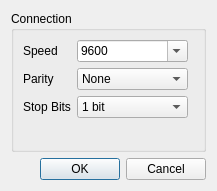
<?xml version="1.0" encoding="UTF-8"?>
<ui version="4.0">
 <class>SettingsDialog</class>
 <widget class="QDialog" name="SettingsDialog">
  <property name="geometry">
   <rect>
    <x>0</x>
    <y>0</y>
    <width>217</width>
    <height>191</height>
   </rect>
  </property>
  <property name="windowTitle">
   <string>Dialog</string>
  </property>
  <layout class="QVBoxLayout" name="verticalLayout">
   <item>
    <widget class="QGroupBox" name="groupBox">
     <property name="title">
      <string>Connection</string>
     </property>
     <layout class="QGridLayout" name="gridLayout">
      <property name="rightMargin">
       <number>0</number>
      </property>
      <property name="bottomMargin">
       <number>0</number>
      </property>
      <item row="0" column="0">
       <widget class="QWidget" name="widget" native="true">
        <layout class="QGridLayout" name="gridLayout_2">
         <property name="leftMargin">
          <number>0</number>
         </property>
         <property name="topMargin">
          <number>0</number>
         </property>
         <property name="rightMargin">
          <number>0</number>
         </property>
         <property name="bottomMargin">
          <number>0</number>
         </property>
         <item row="2" column="0">
          <widget class="QLabel" name="label_4">
           <property name="text">
            <string>Parity</string>
           </property>
          </widget>
         </item>
         <item row="5" column="1">
          <spacer name="verticalSpacer">
           <property name="orientation">
            <enum>Qt::Vertical</enum>
           </property>
           <property name="sizeHint" stdset="0">
            <size>
             <width>20</width>
             <height>40</height>
            </size>
           </property>
          </spacer>
         </item>
         <item row="4" column="1">
          <widget class="QComboBox" name="cbStopBits">
           <item>
            <property name="text">
             <string>1 bit</string>
            </property>
           </item>
           <item>
            <property name="text">
             <string>1.5 bit</string>
            </property>
           </item>
           <item>
            <property name="text">
             <string>2 bits</string>
            </property>
           </item>
          </widget>
         </item>
         <item row="4" column="0">
          <widget class="QLabel" name="label_5">
           <property name="text">
            <string>Stop Bits</string>
           </property>
          </widget>
         </item>
         <item row="2" column="1">
          <widget class="QComboBox" name="cbParity">
           <item>
            <property name="text">
             <string>None</string>
            </property>
           </item>
           <item>
            <property name="text">
             <string>Odd</string>
            </property>
           </item>
           <item>
            <property name="text">
             <string>Even</string>
            </property>
           </item>
          </widget>
         </item>
         <item row="1" column="0">
          <widget class="QLabel" name="label_3">
           <property name="text">
            <string>Speed</string>
           </property>
          </widget>
         </item>
         <item row="1" column="1">
          <widget class="QComboBox" name="cbSpeed">
           <property name="minimumSize">
            <size>
             <width>111</width>
             <height>0</height>
            </size>
           </property>
           <property name="editable">
            <bool>true</bool>
           </property>
           <item>
            <property name="text">
             <string>9600</string>
            </property>
           </item>
           <item>
            <property name="text">
             <string>57600</string>
            </property>
           </item>
           <item>
            <property name="text">
             <string>115200</string>
            </property>
           </item>
           <item>
            <property name="text">
             <string>230400</string>
            </property>
           </item>
           <item>
            <property name="text">
             <string>460800</string>
            </property>
           </item>
           <item>
            <property name="text">
             <string>921600</string>
            </property>
           </item>
          </widget>
         </item>
         <item row="5" column="2">
          <spacer name="horizontalSpacer">
           <property name="orientation">
            <enum>Qt::Horizontal</enum>
           </property>
           <property name="sizeHint" stdset="0">
            <size>
             <width>40</width>
             <height>20</height>
            </size>
           </property>
          </spacer>
         </item>
        </layout>
       </widget>
      </item>
     </layout>
    </widget>
   </item>
   <item>
    <widget class="QDialogButtonBox" name="buttonBox">
     <property name="orientation">
      <enum>Qt::Horizontal</enum>
     </property>
     <property name="standardButtons">
      <set>QDialogButtonBox::Cancel|QDialogButtonBox::Ok</set>
     </property>
    </widget>
   </item>
  </layout>
 </widget>
 <resources/>
 <connections>
  <connection>
   <sender>buttonBox</sender>
   <signal>accepted()</signal>
   <receiver>SettingsDialog</receiver>
   <slot>accept()</slot>
   <hints>
    <hint type="sourcelabel">
     <x>248</x>
     <y>254</y>
    </hint>
    <hint type="destinationlabel">
     <x>157</x>
     <y>274</y>
    </hint>
   </hints>
  </connection>
  <connection>
   <sender>buttonBox</sender>
   <signal>rejected()</signal>
   <receiver>SettingsDialog</receiver>
   <slot>reject()</slot>
   <hints>
    <hint type="sourcelabel">
     <x>316</x>
     <y>260</y>
    </hint>
    <hint type="destinationlabel">
     <x>286</x>
     <y>274</y>
    </hint>
   </hints>
  </connection>
 </connections>
</ui>
